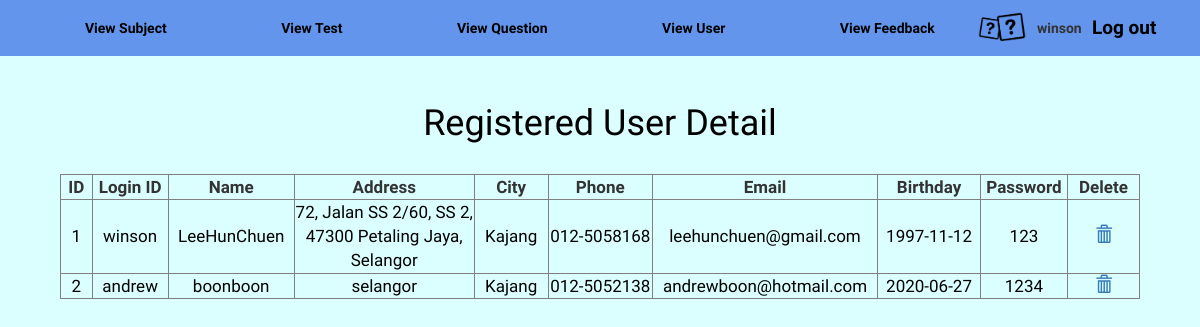
The page /adminViewUser.php (signed in) on the database its author committed.
### tables this page shows
CREATE TABLE `quizregisterpage` (
  `id` int(6) UNSIGNED NOT NULL,
  `loginid` varchar(30) NOT NULL,
  `username` varchar(30) NOT NULL,
  `address` varchar(300) NOT NULL,
  `city` varchar(30) NOT NULL,
  `phone` varchar(30) NOT NULL,
  `email` varchar(30) NOT NULL,
  `birthday` varchar(50) DEFAULT NULL,
  `password` varchar(100) DEFAULT NULL,
  `confrimpassword` varchar(100) DEFAULT NULL
);

### adminViewUser.php (the view, shortened to what this page needs)
<!DOCTYPE html>
<html>
<head>
<link rel="stylesheet" href="https://maxcdn.bootstrapcdn.com/bootstrap/3.3.6/css/bootstrap.min.css">
</head>
<body>
<?php include"adminMenu.php";?>
<center>
<div class="all-Table table-striped">
<table border="1px solid black" width="90%">
<?php
include"database.php";
	$i=1;
	$result=mysqli_query($con,"select * from quizregisterpage");
		echo"<h1 style='color:black;'>Registered User Detail</h1><br>";
		echo "<tr><th>ID</th><th>Login ID</th><th>Name</th><th>Address</th><th>City</th><th>Phone</th><th>Email</th><th>Birthday</th><th>Password</th><th>Delete</th></tr>";
	while($test=mysqli_fetch_assoc($result)){
	$id=$test['id'];
		echo"<tr><td width=50><font color='black'>" .$i."</font></td>";
		echo"<td width=100><font color='black'>" .$test['loginid']."</font></td>";
		echo"<td width=150><font color='black'>" .$test['username']."</font></td>";
		echo"<td width=320><font color='black'>" .$test['address']."</font></td>";
		echo"<td width=100><font color='black'>" .$test['city']."</font></td>";
		echo"<td width=150><font color='black'>" .$test['phone']."</font></td>";
		echo"<td width=250><font color='black'>" .$test['email']."</font></td>";
		echo"<td width=150><font color='black'>" .$test['birthday']."</font></td>";
		echo"<td width=100><font color='black'>" .$test['password']."</font></td>";
		echo "<td width=100><a href='deleteUser.php?id=$id'><span class='glyphicon glyphicon-trash'></span></a></td></tr>";
	$i++;
	}
?>
</table>
</div>
</center>
</body>
</html>

### adminViewUser.php (style rules this page uses)
body { margin:0; background-color:#DBFFFF; }
table,td,th { border-collapse: collapse; text-align: center; font-size: 17px; }
.all-Table { position: absolute; margin: 7% 0%; width: 100%; }

### adminMenu.php (style rules this page uses)
* { font-family: 'Merienda One', cursive; }
p,span { font-family: 'Yeseva One', cursive; }

### rows shown on the page
quizregisterpage: loginid "winson", username "LeeHunChuen", address "72, Jalan SS 2/60, SS 2, 47300 Petaling Jaya, Selangor", city "Kajang", phone "012-5058168", email "leehunchuen@gmail.com", birthday "1997-11-12", password "123"
quizregisterpage: loginid "andrew", username "boonboon", address "selangor", city "Kajang", phone "012-5052138", email "andrewboon@hotmail.com", birthday "2020-06-27", password "1234"

### other values the page prints
$_SESSION['loginAdmin'] "winson"
